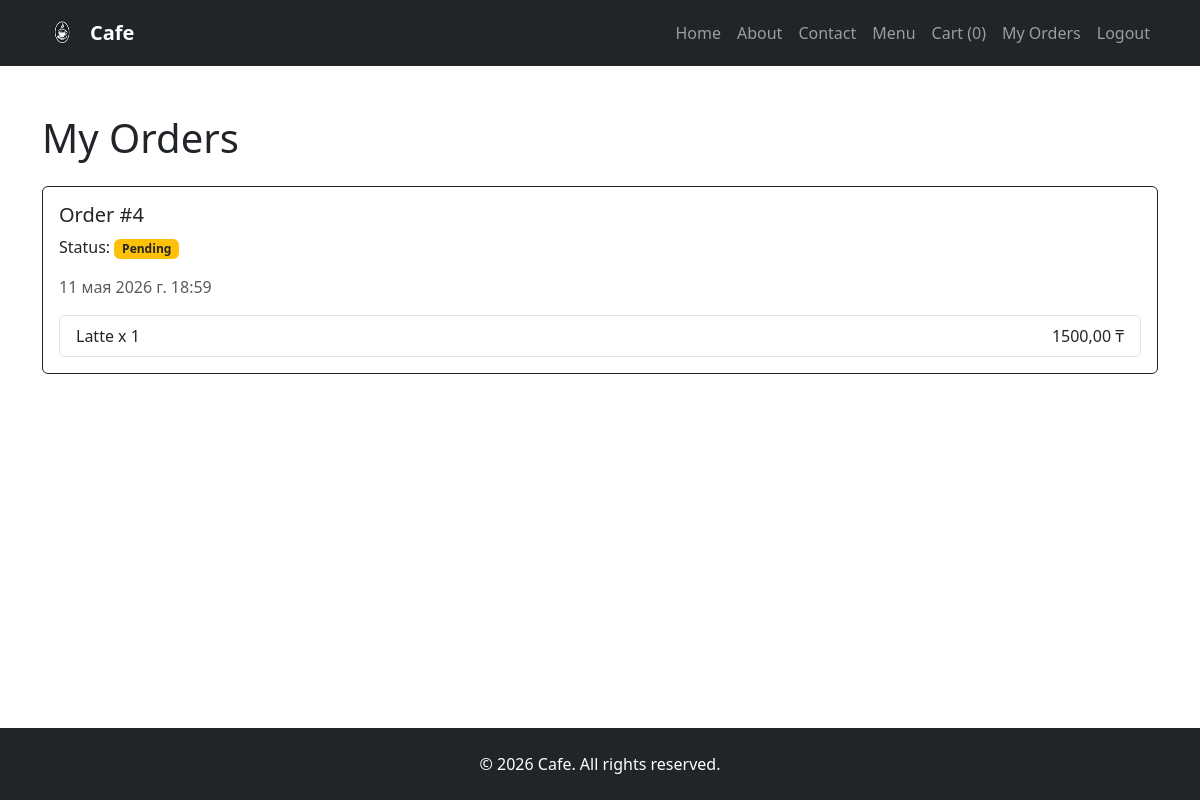
Page /cart/my-orders/ (signed in) on the earlier database version.
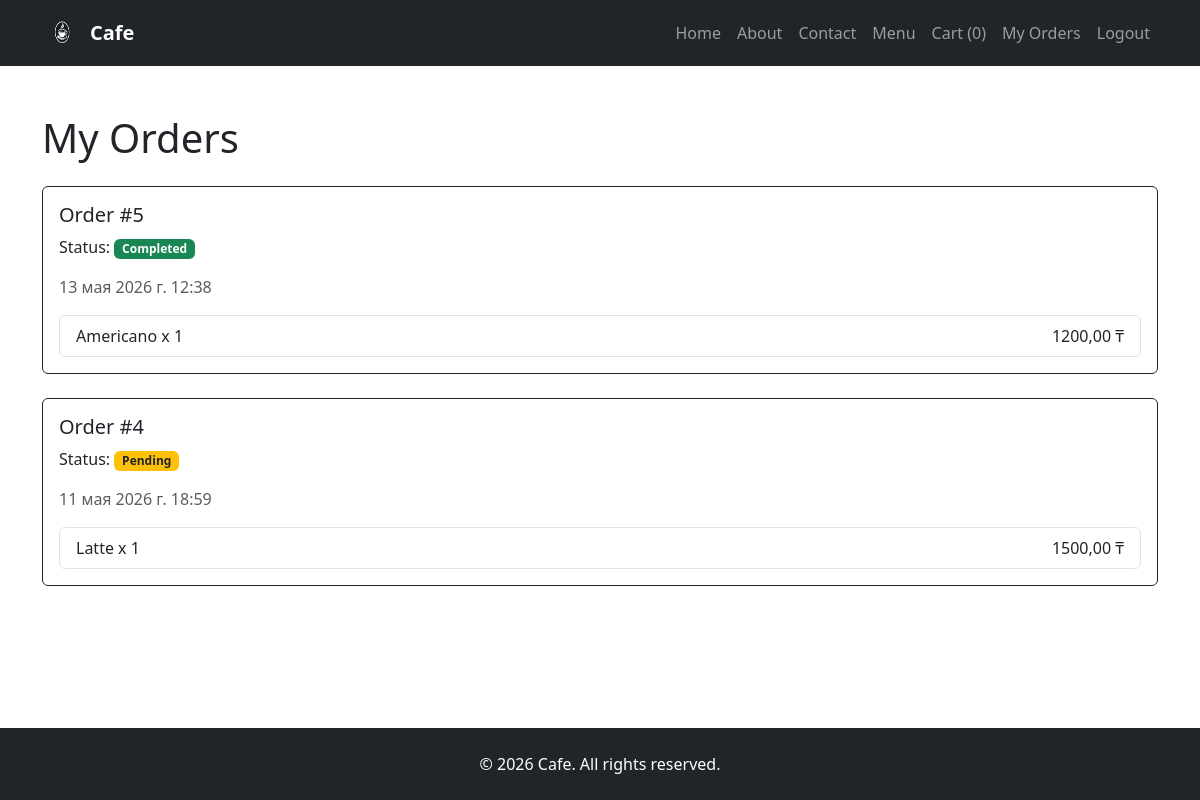
Same page on the later database version.
### orders/models.py (models this page shows, shortened)
class Order(models.Model):
    name=models.CharField(max_length=100)
    phone=models.CharField(max_length=15)
    address=models.TextField()
    created_at=models.DateTimeField(auto_now_add=True)
    status=models.CharField(choices=STATUS_CHOICES,default='pending',max_length=20)
    user=models.ForeignKey(User,on_delete=models.CASCADE,
                           related_name='orders',
                           null=True,
                           blank=True,)

class OrderItem(models.Model):
    order=models.ForeignKey(Order,on_delete=models.CASCADE,
                            related_name='items')
    product=models.ForeignKey(Product,on_delete=models.CASCADE)
    price=models.DecimalField(max_digits=10,decimal_places=2)
    quantity=models.PositiveIntegerField(default=1)

### menu/models.py (models this page shows, shortened)
class Product(models.Model):
    category = models.ForeignKey(Category, on_delete=models.CASCADE)
    name = models.CharField(max_length=200)
    description = models.TextField(blank=True, null=True)
    price = models.DecimalField(max_digits=10, decimal_places=2)
    image = models.ImageField(upload_to='menu/',blank=True, null=True)
    available = models.BooleanField(default=True)

### orders/views.py (the view)
# urls.py: path('my-orders/',my_orders,name='my_orders'),
@login_required
def my_orders(request):
    orders=Order.objects.filter(user=request.user).order_by('-created_at')
    return render(request,'orders/my_orders.html',{'orders':orders})

### orders/cart.py (called while the page is built)
    def __len__(self):
        return sum(item['quantity'] for item in self.cart.values())

### orders/context_processors.py (called while the page is built)
def cart(request):
    return {'cart':Cart(request)}

### orders/templates/orders/my_orders.html (shortened to what this page needs)
{% extends 'base.html' %}
{% block content %}
<h1 class="mb-4">My Orders</h1>
{% for order in orders %}
<div class="card border-dark mb-4">
    <div class="card-body">
        <h5>
            Order #{{ order.id }}
        </h5>
     <p class="mt-2">
    Status:
    {% if order.status == 'pending' %}
        <span class="badge bg-warning text-dark">
            Pending
        </span>
    {% elif order.status == 'preparing' %}
        <span class="badge bg-primary">
            Preparing
        </span>
    {% elif order.status == 'delivering' %}
        <span class="badge bg-info text-dark">
            Delivering
        </span>
    {% elif order.status == 'completed' %}
        <span class="badge bg-success">
            Completed
        </span>
    {% endif %}
</p>
        <p class="text-muted">
            {{ order.created_at }}
        </p>
        <ul class="list-group">
            {% for item in order.items.all %}
            <li class="list-group-item d-flex justify-content-between">
                <span>
                    {{ item.product.name }}
                    x {{ item.quantity }}
                </span>
                <span>
                    {{ item.price }} ₸
                </span>
            </li>
            {% endfor %}
        </ul>
    </div>
</div>
{% empty %}
<p>You have no orders yet.</p>
{% endfor %}
{% endblock %}

Differences in the rows shown:
added Order: id "5", status "Completed", created_at "13 мая 2026 г. 12:38"
added OrderItem: product.name "Americano", quantity "1", price "1200,00", shown under "5"
